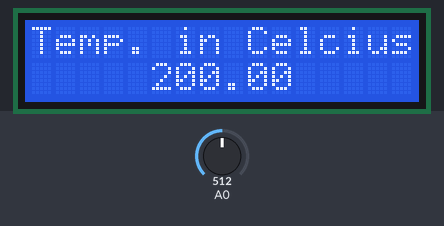
Recording of a sketch running on a simulated Arduino Uno, built with avr-gcc and run on an emulated ATmega328P. Shown: 16×2 character LCD. The test bench sets the inputs (shaded band); at power-on: A0 = 512. What the sketch prints to the serial monitor is not drawn.

Above: at 1.2 s.
1.3 s: A0 set to 716
At 2.0 s:
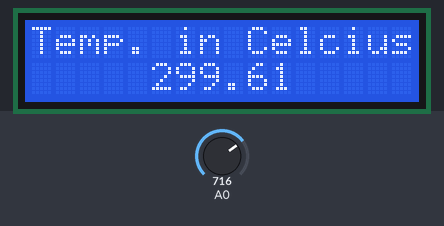
3.0 s: A0 set to 900
At 3.7 s:
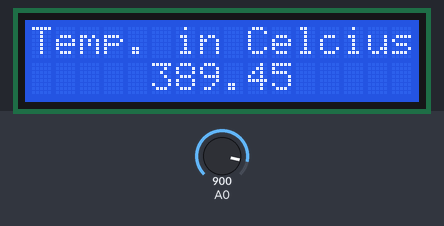
4.5 s: A0 set to 1023
At 5.3 s:
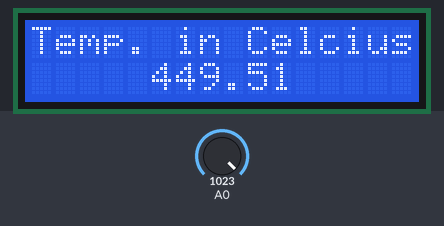
Timing chart, 0 to 7.5 s (numbered marks = the images above; inputs shaded):
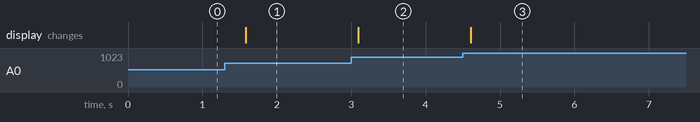

Measured:
- after the input at 1.3 s, the display: changes after 0.28 s (image 1)
- after the input at 3.0 s, the display: changes after 0.09 s (image 2)
- after the input at 4.5 s, the display: changes after 0.11 s (image 3)

The sketch:

Temperature_sensor.ino
```cpp
  #include <LiquidCrystal.h>
  LiquidCrystal lcd(13, 12, 11, 10, 9, 8);

  int sensor_Input;
  float temp;

  void setup() {

    Serial.begin(9600);
    lcd.begin(16, 2);
  }
  void loop() {

    measure_Temp();
    display_Temp();
  }

  void measure_Temp()
  {
    sensor_Input = analogRead(A0);
    temp = (float)sensor_Input / 1024;
    temp = temp * 5;
    temp = temp - 0.5;
    temp = temp * 100;
  }

  void display_Temp()
  {
    lcd.setCursor(0, 0);
    Serial.print("Temp. in Celcius: ");
    Serial.print(temp);
    Serial.println();
    lcd.print("Temp. in Celcius: ");
    lcd.setCursor(5, 1);
    lcd.print(temp);
    delay(500);
  }
```
